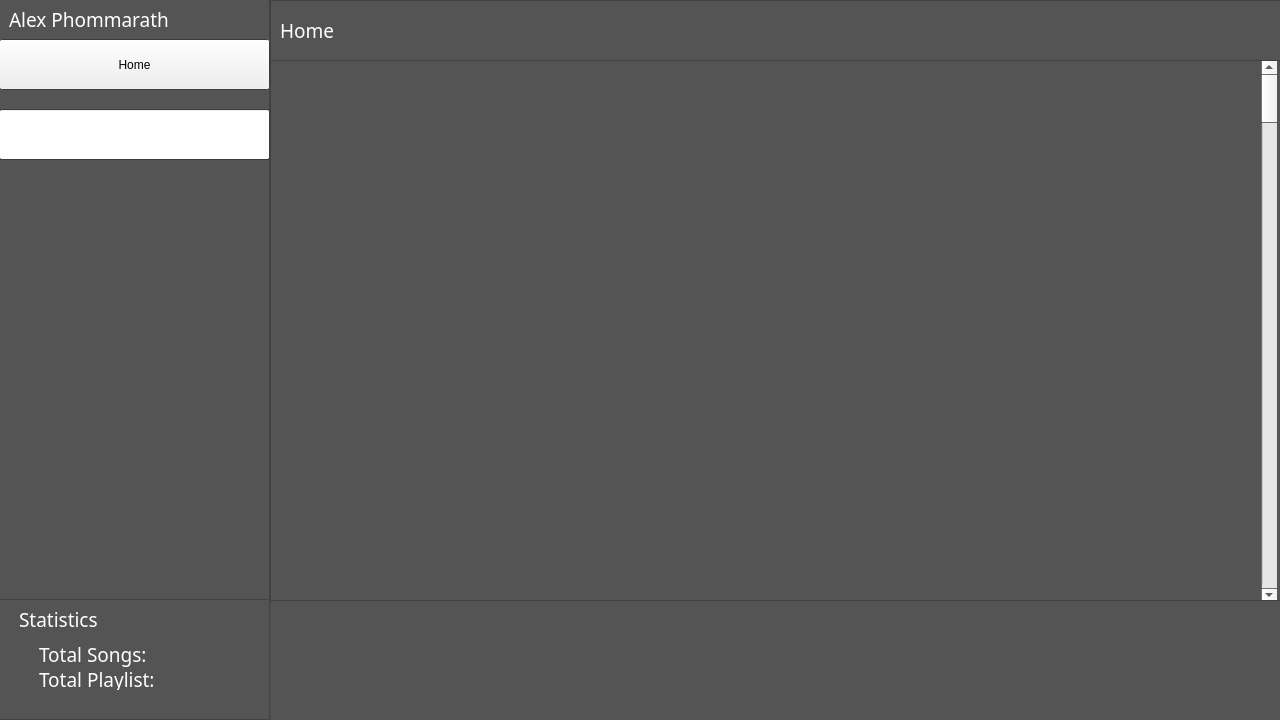
<?xml version="1.0" encoding="UTF-8"?>
<ui version="4.0">
 <class>MainWindow</class>
 <widget class="QMainWindow" name="MainWindow">
  <property name="geometry">
   <rect>
    <x>0</x>
    <y>0</y>
    <width>1280</width>
    <height>720</height>
   </rect>
  </property>
  <property name="sizePolicy">
   <sizepolicy hsizetype="Fixed" vsizetype="Fixed">
    <horstretch>0</horstretch>
    <verstretch>0</verstretch>
   </sizepolicy>
  </property>
  <property name="minimumSize">
   <size>
    <width>1280</width>
    <height>720</height>
   </size>
  </property>
  <property name="maximumSize">
   <size>
    <width>1280</width>
    <height>720</height>
   </size>
  </property>
  <property name="palette">
   <palette>
    <active>
     <colorrole role="Window">
      <brush brushstyle="SolidPattern">
       <color alpha="255">
        <red>84</red>
        <green>84</green>
        <blue>84</blue>
       </color>
      </brush>
     </colorrole>
    </active>
    <inactive>
     <colorrole role="Window">
      <brush brushstyle="SolidPattern">
       <color alpha="255">
        <red>84</red>
        <green>84</green>
        <blue>84</blue>
       </color>
      </brush>
     </colorrole>
    </inactive>
    <disabled>
     <colorrole role="Base">
      <brush brushstyle="SolidPattern">
       <color alpha="255">
        <red>84</red>
        <green>84</green>
        <blue>84</blue>
       </color>
      </brush>
     </colorrole>
     <colorrole role="Window">
      <brush brushstyle="SolidPattern">
       <color alpha="255">
        <red>84</red>
        <green>84</green>
        <blue>84</blue>
       </color>
      </brush>
     </colorrole>
    </disabled>
   </palette>
  </property>
  <property name="windowTitle">
   <string>MainWindow</string>
  </property>
  <widget class="QWidget" name="centralwidget">
   <property name="sizePolicy">
    <sizepolicy hsizetype="Preferred" vsizetype="Preferred">
     <horstretch>0</horstretch>
     <verstretch>0</verstretch>
    </sizepolicy>
   </property>
   <widget class="QFrame" name="frame">
    <property name="geometry">
     <rect>
      <x>270</x>
      <y>600</y>
      <width>1031</width>
      <height>131</height>
     </rect>
    </property>
    <property name="palette">
     <palette>
      <active>
       <colorrole role="Window">
        <brush brushstyle="SolidPattern">
         <color alpha="255">
          <red>103</red>
          <green>100</green>
          <blue>100</blue>
         </color>
        </brush>
       </colorrole>
      </active>
      <inactive>
       <colorrole role="Window">
        <brush brushstyle="SolidPattern">
         <color alpha="255">
          <red>103</red>
          <green>100</green>
          <blue>100</blue>
         </color>
        </brush>
       </colorrole>
      </inactive>
      <disabled>
       <colorrole role="Base">
        <brush brushstyle="SolidPattern">
         <color alpha="255">
          <red>103</red>
          <green>100</green>
          <blue>100</blue>
         </color>
        </brush>
       </colorrole>
       <colorrole role="Window">
        <brush brushstyle="SolidPattern">
         <color alpha="255">
          <red>103</red>
          <green>100</green>
          <blue>100</blue>
         </color>
        </brush>
       </colorrole>
      </disabled>
     </palette>
    </property>
    <property name="font">
     <font>
      <pointsize>9</pointsize>
     </font>
    </property>
    <property name="frameShape">
     <enum>QFrame::Shape::StyledPanel</enum>
    </property>
    <property name="frameShadow">
     <enum>QFrame::Shadow::Raised</enum>
    </property>
   </widget>
   <widget class="QFrame" name="SIDEBAR">
    <property name="geometry">
     <rect>
      <x>-21</x>
      <y>-1</y>
      <width>291</width>
      <height>731</height>
     </rect>
    </property>
    <property name="frameShape">
     <enum>QFrame::Shape::StyledPanel</enum>
    </property>
    <property name="frameShadow">
     <enum>QFrame::Shadow::Raised</enum>
    </property>
    <widget class="QFrame" name="Statistics">
     <property name="geometry">
      <rect>
       <x>20</x>
       <y>600</y>
       <width>271</width>
       <height>121</height>
      </rect>
     </property>
     <property name="frameShape">
      <enum>QFrame::Shape::StyledPanel</enum>
     </property>
     <property name="frameShadow">
      <enum>QFrame::Shadow::Raised</enum>
     </property>
     <widget class="QLabel" name="label">
      <property name="geometry">
       <rect>
        <x>20</x>
        <y>10</y>
        <width>161</width>
        <height>21</height>
       </rect>
      </property>
      <property name="palette">
       <palette>
        <active>
         <colorrole role="WindowText">
          <brush brushstyle="SolidPattern">
           <color alpha="255">
            <red>255</red>
            <green>255</green>
            <blue>255</blue>
           </color>
          </brush>
         </colorrole>
         <colorrole role="Text">
          <brush brushstyle="SolidPattern">
           <color alpha="255">
            <red>0</red>
            <green>0</green>
            <blue>0</blue>
           </color>
          </brush>
         </colorrole>
        </active>
        <inactive>
         <colorrole role="WindowText">
          <brush brushstyle="SolidPattern">
           <color alpha="255">
            <red>255</red>
            <green>255</green>
            <blue>255</blue>
           </color>
          </brush>
         </colorrole>
         <colorrole role="Text">
          <brush brushstyle="SolidPattern">
           <color alpha="255">
            <red>0</red>
            <green>0</green>
            <blue>0</blue>
           </color>
          </brush>
         </colorrole>
        </inactive>
        <disabled/>
       </palette>
      </property>
      <property name="font">
       <font>
        <family>Segoe Fluent Icons</family>
        <pointsize>14</pointsize>
       </font>
      </property>
      <property name="text">
       <string>Statistics</string>
      </property>
     </widget>
     <widget class="QLabel" name="label_2">
      <property name="geometry">
       <rect>
        <x>40</x>
        <y>40</y>
        <width>161</width>
        <height>31</height>
       </rect>
      </property>
      <property name="palette">
       <palette>
        <active>
         <colorrole role="WindowText">
          <brush brushstyle="SolidPattern">
           <color alpha="255">
            <red>255</red>
            <green>255</green>
            <blue>255</blue>
           </color>
          </brush>
         </colorrole>
         <colorrole role="Text">
          <brush brushstyle="SolidPattern">
           <color alpha="255">
            <red>0</red>
            <green>0</green>
            <blue>0</blue>
           </color>
          </brush>
         </colorrole>
        </active>
        <inactive>
         <colorrole role="WindowText">
          <brush brushstyle="SolidPattern">
           <color alpha="255">
            <red>255</red>
            <green>255</green>
            <blue>255</blue>
           </color>
          </brush>
         </colorrole>
         <colorrole role="Text">
          <brush brushstyle="SolidPattern">
           <color alpha="255">
            <red>0</red>
            <green>0</green>
            <blue>0</blue>
           </color>
          </brush>
         </colorrole>
        </inactive>
        <disabled/>
       </palette>
      </property>
      <property name="font">
       <font>
        <family>Segoe Fluent Icons</family>
        <pointsize>14</pointsize>
       </font>
      </property>
      <property name="text">
       <string>Total Songs:</string>
      </property>
     </widget>
     <widget class="QLabel" name="label_3">
      <property name="geometry">
       <rect>
        <x>40</x>
        <y>70</y>
        <width>161</width>
        <height>21</height>
       </rect>
      </property>
      <property name="palette">
       <palette>
        <active>
         <colorrole role="WindowText">
          <brush brushstyle="SolidPattern">
           <color alpha="255">
            <red>255</red>
            <green>255</green>
            <blue>255</blue>
           </color>
          </brush>
         </colorrole>
         <colorrole role="Text">
          <brush brushstyle="SolidPattern">
           <color alpha="255">
            <red>0</red>
            <green>0</green>
            <blue>0</blue>
           </color>
          </brush>
         </colorrole>
        </active>
        <inactive>
         <colorrole role="WindowText">
          <brush brushstyle="SolidPattern">
           <color alpha="255">
            <red>255</red>
            <green>255</green>
            <blue>255</blue>
           </color>
          </brush>
         </colorrole>
         <colorrole role="Text">
          <brush brushstyle="SolidPattern">
           <color alpha="255">
            <red>0</red>
            <green>0</green>
            <blue>0</blue>
           </color>
          </brush>
         </colorrole>
        </inactive>
        <disabled/>
       </palette>
      </property>
      <property name="font">
       <font>
        <family>Segoe Fluent Icons</family>
        <pointsize>14</pointsize>
       </font>
      </property>
      <property name="text">
       <string>Total Playlist:</string>
      </property>
     </widget>
    </widget>
    <widget class="QFrame" name="Header_2">
     <property name="geometry">
      <rect>
       <x>20</x>
       <y>0</y>
       <width>271</width>
       <height>161</height>
      </rect>
     </property>
     <property name="frameShape">
      <enum>QFrame::Shape::StyledPanel</enum>
     </property>
     <property name="frameShadow">
      <enum>QFrame::Shadow::Raised</enum>
     </property>
     <widget class="QLabel" name="label_5">
      <property name="geometry">
       <rect>
        <x>10</x>
        <y>10</y>
        <width>161</width>
        <height>21</height>
       </rect>
      </property>
      <property name="palette">
       <palette>
        <active>
         <colorrole role="WindowText">
          <brush brushstyle="SolidPattern">
           <color alpha="255">
            <red>255</red>
            <green>255</green>
            <blue>255</blue>
           </color>
          </brush>
         </colorrole>
         <colorrole role="Text">
          <brush brushstyle="SolidPattern">
           <color alpha="255">
            <red>0</red>
            <green>0</green>
            <blue>0</blue>
           </color>
          </brush>
         </colorrole>
        </active>
        <inactive>
         <colorrole role="WindowText">
          <brush brushstyle="SolidPattern">
           <color alpha="255">
            <red>255</red>
            <green>255</green>
            <blue>255</blue>
           </color>
          </brush>
         </colorrole>
         <colorrole role="Text">
          <brush brushstyle="SolidPattern">
           <color alpha="255">
            <red>0</red>
            <green>0</green>
            <blue>0</blue>
           </color>
          </brush>
         </colorrole>
        </inactive>
        <disabled/>
       </palette>
      </property>
      <property name="font">
       <font>
        <family>Segoe Fluent Icons</family>
        <pointsize>14</pointsize>
       </font>
      </property>
      <property name="text">
       <string>Alex Phommarath</string>
      </property>
     </widget>
     <widget class="QPushButton" name="buttonHome">
      <property name="geometry">
       <rect>
        <x>0</x>
        <y>40</y>
        <width>271</width>
        <height>51</height>
       </rect>
      </property>
      <property name="text">
       <string>Home</string>
      </property>
     </widget>
     <widget class="QLineEdit" name="lineEdit">
      <property name="geometry">
       <rect>
        <x>0</x>
        <y>110</y>
        <width>271</width>
        <height>51</height>
       </rect>
      </property>
     </widget>
    </widget>
   </widget>
   <widget class="QFrame" name="CONTENT">
    <property name="geometry">
     <rect>
      <x>270</x>
      <y>0</y>
      <width>1011</width>
      <height>601</height>
     </rect>
    </property>
    <property name="frameShape">
     <enum>QFrame::Shape::StyledPanel</enum>
    </property>
    <property name="frameShadow">
     <enum>QFrame::Shadow::Raised</enum>
    </property>
    <widget class="QFrame" name="Header">
     <property name="geometry">
      <rect>
       <x>0</x>
       <y>0</y>
       <width>1011</width>
       <height>61</height>
      </rect>
     </property>
     <property name="frameShape">
      <enum>QFrame::Shape::StyledPanel</enum>
     </property>
     <property name="frameShadow">
      <enum>QFrame::Shadow::Raised</enum>
     </property>
     <widget class="QLabel" name="label_4">
      <property name="geometry">
       <rect>
        <x>10</x>
        <y>20</y>
        <width>161</width>
        <height>21</height>
       </rect>
      </property>
      <property name="palette">
       <palette>
        <active>
         <colorrole role="WindowText">
          <brush brushstyle="SolidPattern">
           <color alpha="255">
            <red>255</red>
            <green>255</green>
            <blue>255</blue>
           </color>
          </brush>
         </colorrole>
         <colorrole role="Text">
          <brush brushstyle="SolidPattern">
           <color alpha="255">
            <red>0</red>
            <green>0</green>
            <blue>0</blue>
           </color>
          </brush>
         </colorrole>
        </active>
        <inactive>
         <colorrole role="WindowText">
          <brush brushstyle="SolidPattern">
           <color alpha="255">
            <red>255</red>
            <green>255</green>
            <blue>255</blue>
           </color>
          </brush>
         </colorrole>
         <colorrole role="Text">
          <brush brushstyle="SolidPattern">
           <color alpha="255">
            <red>0</red>
            <green>0</green>
            <blue>0</blue>
           </color>
          </brush>
         </colorrole>
        </inactive>
        <disabled/>
       </palette>
      </property>
      <property name="font">
       <font>
        <family>Segoe Fluent Icons</family>
        <pointsize>14</pointsize>
       </font>
      </property>
      <property name="text">
       <string>Home</string>
      </property>
     </widget>
    </widget>
    <widget class="QScrollArea" name="scrollArea">
     <property name="geometry">
      <rect>
       <x>0</x>
       <y>60</y>
       <width>1011</width>
       <height>541</height>
      </rect>
     </property>
     <property name="widgetResizable">
      <bool>true</bool>
     </property>
     <widget class="QWidget" name="scrollAreaWidgetContents">
      <property name="geometry">
       <rect>
        <x>0</x>
        <y>0</y>
        <width>1009</width>
        <height>539</height>
       </rect>
      </property>
      <widget class="QScrollBar" name="verticalScrollBar">
       <property name="geometry">
        <rect>
         <x>990</x>
         <y>0</y>
         <width>16</width>
         <height>541</height>
        </rect>
       </property>
       <property name="orientation">
        <enum>Qt::Orientation::Vertical</enum>
       </property>
      </widget>
      <widget class="QWidget" name="gridLayoutWidget">
       <property name="geometry">
        <rect>
         <x>0</x>
         <y>0</y>
         <width>991</width>
         <height>541</height>
        </rect>
       </property>
       <layout class="QGridLayout" name="gridLayout"/>
      </widget>
     </widget>
    </widget>
   </widget>
  </widget>
 </widget>
 <resources/>
 <connections/>
</ui>
